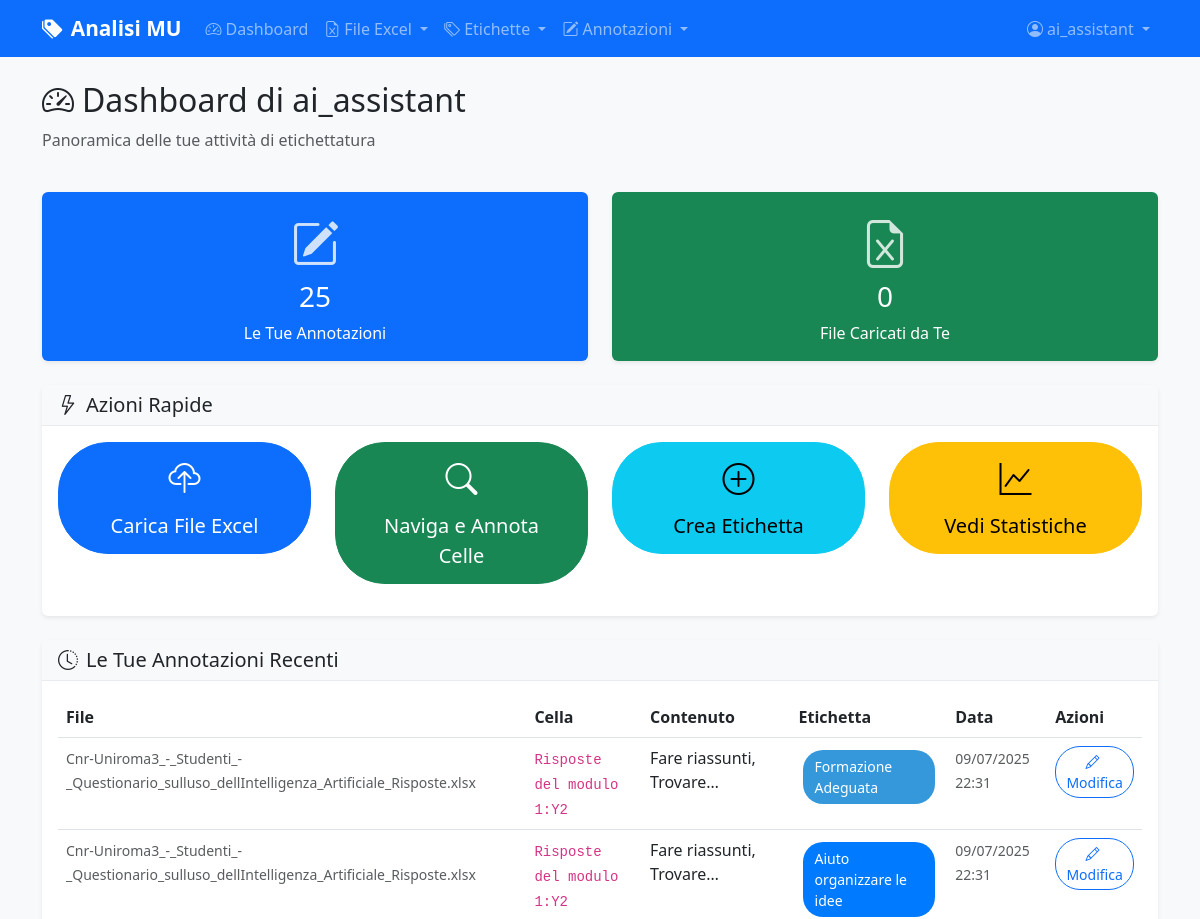
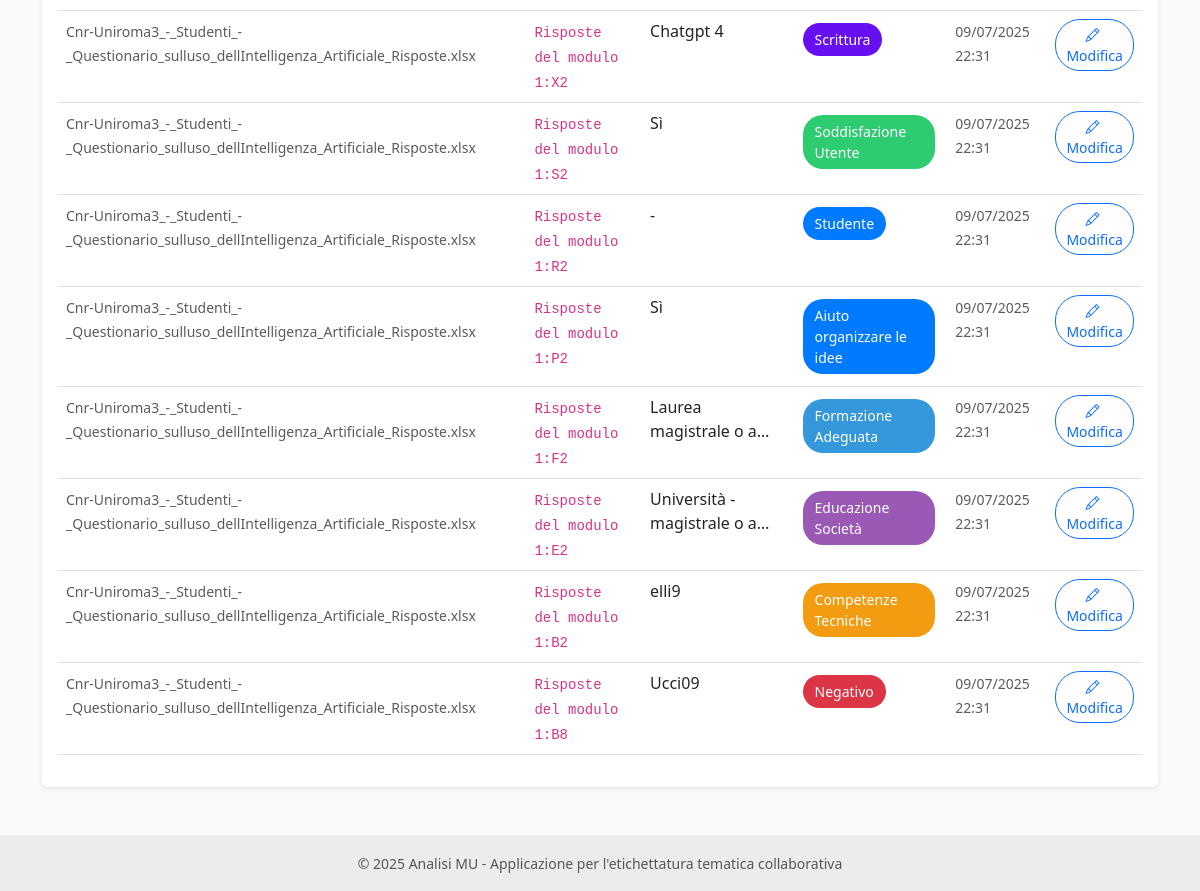
The app's page /dashboard (signed in) with its own data (2 pictures, top to bottom).
### models.py (models this page shows, shortened)
class User(UserMixin, db.Model):
    id = db.Column(db.Integer, primary_key=True)
    username = db.Column(db.String(80), unique=True, nullable=False)
    email = db.Column(db.String(120), unique=True, nullable=False)
    password_hash = db.Column(db.String(255), nullable=False)
    role = db.Column(db.String(20), default='annotatore')  # 'amministratore' o 'annotatore'
    is_active = db.Column(db.Boolean, default=True)
    last_login = db.Column(db.DateTime)
    created_at = db.Column(db.DateTime, default=datetime.utcnow)
    updated_at = db.Column(db.DateTime, default=datetime.utcnow, onupdate=datetime.utcnow)
    annotations = db.relationship('CellAnnotation', foreign_keys='CellAnnotation.user_id', backref='user', lazy=True, cascade='all, delete-orphan')
    def can_manage_users(self):
        return self.role == 'amministratore'

class CellAnnotation(db.Model):
    id = db.Column(db.Integer, primary_key=True)
    text_cell_id = db.Column(db.Integer, db.ForeignKey('text_cell.id'), nullable=False)
    label_id = db.Column(db.Integer, db.ForeignKey('label.id'), nullable=False)
    user_id = db.Column(db.Integer, db.ForeignKey('user.id'), nullable=False)
    created_at = db.Column(db.DateTime, default=datetime.utcnow)
    updated_at = db.Column(db.DateTime, default=datetime.utcnow, onupdate=datetime.utcnow)
    is_ai_generated = db.Column(db.Boolean, default=False)
    ai_confidence = db.Column(db.Float)  # Confidence score 0-1
    ai_model = db.Column(db.String(100))  # Modello AI utilizzato
    ai_provider = db.Column(db.String(20))  # Provider AI (ollama/openrouter)
    status = db.Column(db.String(20), default='active')  # active, pending_review, rejected
    reviewed_by = db.Column(db.Integer, db.ForeignKey('user.id'))  # Chi ha approvato/rifiutato
    reviewed_at = db.Column(db.DateTime)
    text_cell = db.relationship('TextCell', backref='annotations')
    reviewer = db.relationship('User', foreign_keys=[reviewed_by])

class ExcelFile(db.Model):
    id = db.Column(db.Integer, primary_key=True)
    filename = db.Column(db.String(255), nullable=False)
    original_filename = db.Column(db.String(255), nullable=False)
    file_path = db.Column(db.String(500), nullable=False)
    uploaded_by = db.Column(db.Integer, db.ForeignKey('user.id'), nullable=False)
    uploaded_at = db.Column(db.DateTime, default=datetime.utcnow)
    uploader = db.relationship('User', backref='uploaded_files')
    text_cells = db.relationship('TextCell', backref='excel_file', lazy=True, cascade='all, delete-orphan')

class TextCell(db.Model):
    id = db.Column(db.Integer, primary_key=True)
    excel_file_id = db.Column(db.Integer, db.ForeignKey('excel_file.id'), nullable=False)
    sheet_name = db.Column(db.String(100), nullable=False)
    row_index = db.Column(db.Integer, nullable=False)
    column_index = db.Column(db.Integer, nullable=False)
    column_name = db.Column(db.String(100))
    text_content = db.Column(db.Text, nullable=False)
    created_at = db.Column(db.DateTime, default=datetime.utcnow)
    @property
    def cell_reference(self):
        from openpyxl.utils import get_column_letter
        return f"{get_column_letter(self.column_index + 1)}{self.row_index + 1}"

class Label(db.Model):
    id = db.Column(db.Integer, primary_key=True)
    name = db.Column(db.String(100), nullable=False, unique=True)
    description = db.Column(db.Text)
    category_id = db.Column(db.Integer, db.ForeignKey('category.id'), nullable=True)
    category = db.Column(db.String(50))  # Manteniamo per compatibilità, sarà deprecato
    color = db.Column(db.String(7), default='#007bff')  # Colore HEX
    created_at = db.Column(db.DateTime, default=datetime.utcnow)
    updated_at = db.Column(db.DateTime, default=datetime.utcnow, onupdate=datetime.utcnow)
    annotations = db.relationship('CellAnnotation', backref='label', lazy=True, cascade='all, delete-orphan')
    category_obj = db.relationship('Category', foreign_keys=[category_id], back_populates='labels')

### routes/main.py (the view)
@main_bp.route('/dashboard')
@login_required
def dashboard():
    user_stats = {
        'my_annotations': CellAnnotation.query.filter_by(user_id=current_user.id).count(),
        'my_files': ExcelFile.query.filter_by(uploaded_by=current_user.id).count(),
    }
    recent_annotations = db.session.query(CellAnnotation, TextCell, Label)\
        .join(TextCell)\
        .join(Label)\
        .filter(CellAnnotation.user_id == current_user.id)\
        .order_by(CellAnnotation.created_at.desc())\
        .limit(10)\
        .all()
    return render_template('main/dashboard.html',
                         user_stats=user_stats,
                         recent_annotations=recent_annotations)

### templates/main/dashboard.html (shortened to what this page needs)
{% extends "base.html" %}
{% block content %}
<div class="row mb-4">
    <div class="col-12">
        <h2>
            <i class="bi bi-speedometer2 me-2"></i>Dashboard di {{ current_user.username }}
        </h2>
        <p class="text-muted">Panoramica delle tue attività di etichettatura</p>
    </div>
</div>
<div class="row mb-4">
    <div class="col-md-6">
        <div class="card bg-primary text-white stat-card">
            <div class="card-body text-center">
                <i class="bi bi-pencil-square stat-icon mb-3"></i>
                <h3 class="card-title">{{ user_stats.my_annotations }}</h3>
                <p class="card-text">Le Tue Annotazioni</p>
            </div>
        </div>
    </div>
    <div class="col-md-6">
        <div class="card bg-success text-white stat-card">
            <div class="card-body text-center">
                <i class="bi bi-file-earmark-excel stat-icon mb-3"></i>
                <h3 class="card-title">{{ user_stats.my_files }}</h3>
                <p class="card-text">File Caricati da Te</p>
            </div>
        </div>
    </div>
</div>
<div class="row mb-4">
    <div class="col-12">
        <div class="card">
            <div class="card-header">
                <h5 class="mb-0">
                    <i class="bi bi-lightning me-2"></i>Azioni Rapide
                </h5>
            </div>
            <div class="card-body">
                <div class="row">
                    <div class="col-md-3">
                        <a href="{{ url_for('excel.upload') }}" class="btn btn-primary btn-lg w-100 mb-3">
                            <i class="bi bi-cloud-upload d-block mb-2" style="font-size: 2rem;"></i>
                            Carica File Excel
                        </a>
                    </div>
                    <div class="col-md-3">
                        <a href="{{ url_for('annotation.browse_annotations') }}" class="btn btn-success btn-lg w-100 mb-3">
                            <i class="bi bi-search d-block mb-2" style="font-size: 2rem;"></i>
                            Naviga e Annota Celle
                        </a>
                    </div>
                    <div class="col-md-3">
                        <a href="{{ url_for('labels.create_label') }}" class="btn btn-info btn-lg w-100 mb-3">
                            <i class="bi bi-plus-circle d-block mb-2" style="font-size: 2rem;"></i>
                            Crea Etichetta
                        </a>
                    </div>
                    <div class="col-md-3">
                        <a href="{{ url_for('annotation.statistics') }}" class="btn btn-warning btn-lg w-100 mb-3">
                            <i class="bi bi-graph-up d-block mb-2" style="font-size: 2rem;"></i>
                            Vedi Statistiche
                        </a>
                    </div>
                </div>
            </div>
        </div>
    </div>
</div>
<div class="row">
    <div class="col-12">
        <div class="card">
            <div class="card-header">
                <h5 class="mb-0">
                    <i class="bi bi-clock-history me-2"></i>Le Tue Annotazioni Recenti
                </h5>
            </div>
            <div class="card-body">
                {% if recent_annotations %}
                <div class="table-responsive">
                    <table class="table table-hover">
                        <thead>
                            <tr>
                                <th>File</th>
                                <th>Cella</th>
                                <th>Contenuto</th>
                                <th>Etichetta</th>
                                <th>Data</th>
                                <th>Azioni</th>
                            </tr>
                        </thead>
                        <tbody>
                            {% for annotation, cell, label in recent_annotations %}
                            <tr>
                                <td>
                                    <small class="text-muted">{{ cell.excel_file.original_filename }}</small>
                                </td>
                                <td>
                                    <code>{{ cell.sheet_name }}:{{ cell.cell_reference }}</code>
                                </td>
                                <td>
                                    <div class="text-truncate-2" style="max-width: 200px;" title="{{ cell.text_content }}">
                                        {{ cell.text_content }}
                                    </div>
                                </td>
                                <td>
                                    <span class="label-display" style="background-color: {{ label.color }};">
                                        {{ label.name }}
                                    </span>
                                </td>
                                <td>
                                    <small class="text-muted">{{ annotation.created_at.strftime('%d/%m/%Y %H:%M') }}</small>
                                </td>
                                <td>
                                    <a href="{{ url_for('annotation.annotate_cell', cell_id=cell.id) }}"
                                       class="btn btn-sm btn-outline-primary">
                                        <i class="bi bi-pencil me-1"></i>Modifica
                                    </a>
                                </td>
                            </tr>
                            {% endfor %}
                        </tbody>
                    </table>
                </div>
                {% endif %}
            </div>
        </div>
    </div>
</div>
{% endblock %}

### templates/base.html (shortened to what this page needs)
<!DOCTYPE html>
<html lang="it">
<head>
    <link href="https://cdn.jsdelivr.net/npm/bootstrap@5.3.0/dist/css/bootstrap.min.css" rel="stylesheet">
    <link href="https://cdn.jsdelivr.net/npm/bootstrap-icons@1.10.0/font/bootstrap-icons.css" rel="stylesheet">
    <link href="{{ url_for('static', filename='css/style.css') }}" rel="stylesheet">
</head>
<body>
    <nav class="navbar navbar-expand-lg navbar-dark bg-primary">
        <div class="container">
            <a class="navbar-brand" href="{{ url_for('main.index') }}">
                <i class="bi bi-tags-fill me-2"></i>Analisi MU
            </a>
            <div class="collapse navbar-collapse" id="navbarNav">
                <ul class="navbar-nav me-auto">
                    {% if current_user.is_authenticated %}
                    <li class="nav-item">
                        <a class="nav-link" href="{{ url_for('main.dashboard') }}">
                            <i class="bi bi-speedometer2 me-1"></i>Dashboard
                        </a>
                    </li>
                    <li class="nav-item dropdown">
                        <a class="nav-link dropdown-toggle" href="#" id="excelDropdown" role="button" data-bs-toggle="dropdown">
                            <i class="bi bi-file-earmark-excel me-1"></i>File Excel
                        </a>
                    </li>
                    <li class="nav-item dropdown">
                        <a class="nav-link dropdown-toggle" href="#" id="labelsDropdown" role="button" data-bs-toggle="dropdown">
                            <i class="bi bi-tags me-1"></i>Etichette
                        </a>
                    </li>
                    <li class="nav-item dropdown">
                        <a class="nav-link dropdown-toggle" href="#" id="annotationDropdown" role="button" data-bs-toggle="dropdown">
                            <i class="bi bi-pencil-square me-1"></i>Annotazioni
                        </a>
                    </li>
                    {% endif %}
                </ul>
                <ul class="navbar-nav">
                    {% if current_user.is_authenticated %}
                    <li class="nav-item dropdown">
                        <a class="nav-link dropdown-toggle" href="#" id="userDropdown" role="button" data-bs-toggle="dropdown">
                            <i class="bi bi-person-circle me-1"></i>{{ current_user.username }}
                        </a>
                    </li>
                    {% endif %}
                </ul>
            </div>
        </div>
    </nav>
    <main class="container my-4">
        {% block content %}{% endblock %}
    </main>
    <footer class="bg-light text-center text-lg-start mt-5">
        <div class="text-center p-3" style="background-color: rgba(0, 0, 0, 0.05);">
            <small class="text-muted">
                © 2025 Analisi MU - Applicazione per l'etichettatura tematica collaborativa
            </small>
        </div>
    </footer>
</body>
</html>

### static/css/style.css (style rules this page uses)
:root { --primary-color: #007bff; --success-color: #28a745; --warning-color: #ffc107; --danger-color: #dc3545; --info-color: #17a2b8; --light-color: #f8f9fa; --dark-color: #343a40; }
body { font-family: 'Segoe UI', Tahoma, Geneva, Verdana, sans-serif; background-color: #f8f9fa; }
.navbar-brand { font-weight: 600; font-size: 1.3rem; }
.card { border: none; box-shadow: 0 0.125rem 0.25rem rgba(0, 0, 0, 0.075); transition: box-shadow 0.15s ease-in-out; }
.card-header { background-color: #f8f9fa; border-bottom: 1px solid #e9ecef; font-weight: 600; }
.label-display { display: inline-block; padding: 0.375rem 0.75rem; margin: 0.25rem; border-radius: 20px; font-size: 0.875rem; font-weight: 500; color: white; text-decoration: none; transition: all 0.2s ease; }
.btn { border-radius: 50px; font-weight: 500; transition: all 0.2s ease; }
.btn-sm { border-radius: 25px; }
.btn-lg { border-radius: 50px; padding: 0.75rem 2rem; }
.stat-card { transition: all 0.3s ease; }
.stat-icon { font-size: 3rem; opacity: 0.8; }
.text-truncate-2 { display: -webkit-box; -webkit-line-clamp: 2; -webkit-box-orient: vertical; overflow: hidden; }

### records on screen
User: username "ai_assistant"
CellAnnotation: excel_file.original_filename "Cnr-Uniroma3_-_Studenti_-_Questionario_sulluso_dellIntelligenza_Artificiale_Risposte.xlsx", sheet_name "Risposte del modulo 1", cell_reference "Y2", text_content "Fare riassunti,…", name "Formazione Adeguata", created_at "09/07/2025 22:31"
CellAnnotation: excel_file.original_filename "Cnr-Uniroma3_-_Studenti_-_Questionario_sulluso_dellIntelligenza_Artificiale_Risposte.xlsx", sheet_name "Risposte del modulo 1", cell_reference "Y2", text_content "Fare riassunti,…", name "Aiuto organizzare le idee", created_at "09/07/2025 22:31"
CellAnnotation: excel_file.original_filename "Cnr-Uniroma3_-_Studenti_-_Questionario_sulluso_dellIntelligenza_Artificiale_Risposte.xlsx", sheet_name "Risposte del modulo 1", cell_reference "X2", text_content "Chatgpt 4", name "Scrittura", created_at "09/07/2025 22:31"
CellAnnotation: excel_file.original_filename "Cnr-Uniroma3_-_Studenti_-_Questionario_sulluso_dellIntelligenza_Artificiale_Risposte.xlsx", sheet_name "Risposte del modulo 1", cell_reference "S2", text_content "Sì", name "Soddisfazione Utente", created_at "09/07/2025 22:31"
CellAnnotation: excel_file.original_filename "Cnr-Uniroma3_-_Studenti_-_Questionario_sulluso_dellIntelligenza_Artificiale_Risposte.xlsx", sheet_name "Risposte del modulo 1", cell_reference "R2", text_content "-", name "Studente", created_at "09/07/2025 22:31"
CellAnnotation: excel_file.original_filename "Cnr-Uniroma3_-_Studenti_-_Questionario_sulluso_dellIntelligenza_Artificiale_Risposte.xlsx", sheet_name "Risposte del modulo 1", cell_reference "P2", text_content "Sì", name "Aiuto organizzare le idee", created_at "09/07/2025 22:31"
CellAnnotation: excel_file.original_filename "Cnr-Uniroma3_-_Studenti_-_Questionario_sulluso_dellIntelligenza_Artificiale_Risposte.xlsx", sheet_name "Risposte del modulo 1", cell_reference "F2", text_content "Laurea magistrale o…", name "Formazione Adeguata", created_at "09/07/2025 22:31"
CellAnnotation: excel_file.original_filename "Cnr-Uniroma3_-_Studenti_-_Questionario_sulluso_dellIntelligenza_Artificiale_Risposte.xlsx", sheet_name "Risposte del modulo 1", cell_reference "E2", text_content "Università - magistrale o…", name "Educazione Società", created_at "09/07/2025 22:31"
CellAnnotation: excel_file.original_filename "Cnr-Uniroma3_-_Studenti_-_Questionario_sulluso_dellIntelligenza_Artificiale_Risposte.xlsx", sheet_name "Risposte del modulo 1", cell_reference "B2", text_content "elli9", name "Competenze Tecniche", created_at "09/07/2025 22:31"
CellAnnotation: excel_file.original_filename "Cnr-Uniroma3_-_Studenti_-_Questionario_sulluso_dellIntelligenza_Artificiale_Risposte.xlsx", sheet_name "Risposte del modulo 1", cell_reference "B8", text_content "Ucci09", name "Negativo", created_at "09/07/2025 22:31"

### other values on screen
{{ user_stats.my_annotations }} "25"
{{ user_stats.my_files }} "0"
